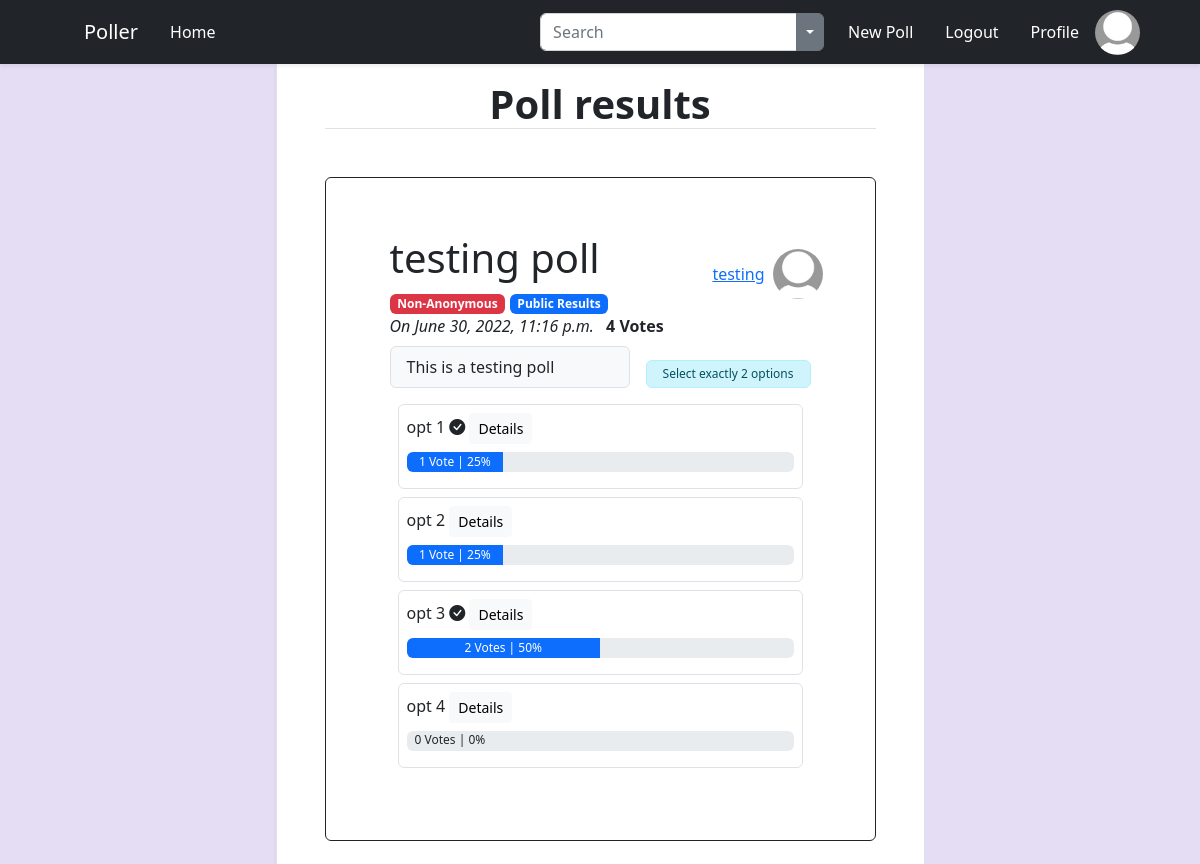
The page /polls/38/results/ (signed in) on the database its author committed.
### users/models.py (models this page shows, shortened)
class Profile(models.Model):
    user = models.OneToOneField(User,on_delete=models.CASCADE)
    image = models.ImageField(default='default_pfp.jpeg', upload_to='profile_pics')

### polls/models.py (models this page shows, shortened)
class Poll(models.Model):
    title = models.CharField(max_length=100)
    description = models.TextField(blank=True)
    date_posted = models.DateTimeField(default=timezone.now)
    author = models.ForeignKey(User, on_delete=models.CASCADE)
    users_voted = models.ManyToManyField(User,related_name='usersvoted',default=returnNone)
    total_votes = models.IntegerField(default=0)
    no_of_options_to_be_selected = models.PositiveIntegerField(default=1)
    anonymous_poll = models.BooleanField(default=True)
    public_results = models.BooleanField(default=True)

class Choice(models.Model):
    parent_poll = models.ForeignKey(Poll, on_delete=models.CASCADE)
    choice_text = models.CharField(max_length=100,)
    vote_count = models.IntegerField(default=0)
    voted_by = models.ManyToManyField(User,default=returnNone)

### polls/views.py (the view, shortened to what this page needs)
# urls.py: path('polls/<int:poll_id>/results/',views.results,name='results'),
def results(request, poll_id):
    poll = get_object_or_404(Poll,pk=poll_id)
    perc_choice_pairs = [(round((choice.vote_count / poll.total_votes) * 100),choice) for choice in poll.choice_set.all()]
    if request.user in poll.users_voted.all():
        if poll.public_results == True:
            context = {
                'poll':poll,
                'pairs':perc_choice_pairs,
            }
        return render(request,'polls/results.html',context)
    else:
        return redirect('polls:detail',poll_id=poll_id)

### polls/templates/polls/results.html (shortened to what this page needs)
{% extends "polls/base.html" %}
{% load crispy_forms_tags %}
{% block content %}
{% if poll %}
    <h1 class="border-bottom fw-semibold my-3 text-center">Poll results</h1>
    <div class="mt-5 p-5 mx-auto border border-dark rounded">
        <div class="row mt-2 ps-3">
            <div class="d-flex align-items-center">
                <div class="flex-grow-1">
                    <div class="">
                        <h1 class="d-inline-block">{{ poll.title }}</h1>
                        {% if poll.anonymous_poll %}
                        <span class="badge text-bg-success">Anonymous</span>
                        {% else %}
                        <span class="badge text-bg-danger">Non-Anonymous</span>
                        {% endif %}
                        {% if poll.public_results %}
                        <span class="badge text-bg-primary">Public Results</span>
                        {% else %}
                        <span class="badge text-bg-secondary">Private Results</span>
                        {% endif %}
                    </div>
                </div>
                <div class="mx-1">
                    <a href="{% url 'profile' poll.author.id %}">{{ poll.author }}</a>
                </div>
                <div class="mx-1 my-1">
                    <img src="{{ poll.author.profile.image.url }}" align="middle" class="rounded-circle pfp-sm">
                </div>
            </div>
        </div>
        <div class="ps-3">
            <span class="fw-light fst-italic">On {{ poll.date_posted }}</span>
            {% if poll.votes == 1 %}
            <span class="fw-semibold">1 Vote</span>
            {% else %}
            <span class="fw-semibold ms-2">{{ poll.total_votes }} Votes</span>
            {% endif %}
        </div>
        <div class="d-flex ps-3 my-2 align-items-end">
            {% if poll.description %}
            <div class="bg-light border rounded px-3 py-2 flex-grow-1">
                <div class="wrap d-inline-block">
                    {{ poll.description }}
                </div>
            </div>
            {% endif %}
            <div class="alert alert-info font-info py-1 mb-0 mx-3 d-inline-block flex-shrink-0">
                Select exactly {{ poll.no_of_options_to_be_selected }} options
            </div>
        </div>
        <div class="row px-4">
            <ul class="list-unstyled">
                {% for perc,choice in pairs %}
                    <div class="border rounded p-2 my-2">
                        <li class="">
                            {{ choice.choice_text }}
                            {% if user in choice.voted_by.all %}
                                <i class="bi bi-check-circle-fill"></i>
                            {% endif %}
                            {% if not poll.anonymous_poll %}
                            <button class="btn btn-light btn-sm" type="button" data-bs-toggle="collapse"
                                data-bs-target="#collapse-{{ choice.id }}" aria-expanded="false"
                                aria-controls="collapse-{{ choice.id }}">
                                Details
                            </button>
                            {% endif %}
                        </li>
                        <div class="progress my-2" style="height: 20px;">
                            {% if perc == 0 %}
                            <div class="ms-2">
                                0 Votes | {{ perc }}%
                            </div>
                            {% else %}
                            <div class="progress-bar" role="progressbar" style="width: {{ perc }}%;" aria-valuenow="{{ perc }}"
                                aria-valuemin="0" aria-valuemax="100">
                                {% if choice.vote_count == 1 %}
                                {{ choice.vote_count }} Vote | {{ perc }}%
                                {% else %}
                                {{ choice.vote_count }} Votes | {{ perc }}%
                                {% endif %}
                            </div>
                            {% endif %}
                        </div>
                    </div>
                {% endfor %}
            </ul>
        </div>
    </div>
{% else %}
<h1 class="fw-semibold text-center mt-5">Thank you for voting!</h1>
<p class="text-center text-muted">This poll's results are private, only the poll author can see them.</p>
{% endif %}
{% endblock content %}

### polls/templates/polls/base.html (shortened to what this page needs)
{% load static %}
<!DOCTYPE html>
<html lang="en">
<head>
    <link rel="stylesheet" href="https://cdn.jsdelivr.net/npm/bootstrap-icons@1.8.3/font/bootstrap-icons.css">
    <link rel="stylesheet" type="text/css" href="{% static 'polls/styles.css' %}">
    <link href="https://cdn.jsdelivr.net/npm/bootstrap@5.2.0-beta1/dist/css/bootstrap.min.css" rel="stylesheet">
</head>
<body>
    <nav class="navbar navbar-expand-xl navbar-dark bg-dark sticky-top px-5 shadow-sm" style="min-height: 8%;">
        <div class="container-fluid">
          <a class="navbar-brand mx-4" href="{% url 'polls:home' %}">Poller</a>
          <div class="collapse navbar-collapse" id="navbarSupportedContent">
            <ul class="navbar-nav me-auto mb-2 mb-lg-0">
              <li class="nav-item me-3">
                <a class="nav-link active" aria-current="page" href="{% url 'polls:home' %}">Home</a>
              </li>
            </ul>
            <form action="{% url 'polls:search' %}" method="get">
              <div class="btn-group">
                <input type="text" name="search" id="id_search" placeholder="Search" class="form-control" style="border-top-right-radius: 0; border-bottom-right-radius: 0;">
                <button type="button" class="btn-secondary btn dropdown-toggle dropdown-toggle-split" data-bs-toggle="dropdown" aria-expanded="false">
                </button>
              </div>
            </form>
            <ul class="navbar-nav ms-2 mb-2 mb-lg-0 align-items-center">
              {% if request.user.is_authenticated %}
              <li class="nav-item mx-2">
                <a class="nav-link active" aria-current="page" href="{% url 'polls:create' %}">New Poll</a>
              </li>
              <li class="nav-item mx-2">
                <a class="nav-link active" aria-current="page" href="{% url 'logout' %}">Logout</a>
              </li>
              <li class="nav-item mx-2">
                <a class="nav-link active" aria-current="page" href="{% url 'profile' user.id %}">Profile</a>
              </li>
              <li class="nav-item">
                <div class="d-flex align-items-center justify-content-center">
                  <img src="{{ user.profile.image.url }}" align="middle" class="rounded-circle pfp-lil">
                </div>
              </li>
              {% endif %}
            </ul>
          </div>
        </div>
    </nav>
    <div class="main-flex">
      <div class="flex-left">
      </div>
      <div class="flex-center px-5 border-start border-end shadow-sm" >
        {% block content %}
        {% endblock content %}
      </div>
      <div class="flex-right">
      </div>
    </div>
</body>
</html>

### polls/static/polls/styles.css (style rules this page uses)
html,body { height: 100%; margin: 0; }
.pfp-sm { width: 50px; height: 50px; }
.pfp-lil { width: 45px; height: 45px; }
.wrap { word-wrap: break-word; word-break: break-all; }
.font-info { font-size: 0.75em; }
.main-flex { display: flex; flex-direction: row; min-height: 100%; align-items: stretch; }
.flex-left { flex: 1; min-height: 100%; background-color: #e4ddf4; }
.flex-center { flex: 2; min-height: 100%; }
.flex-right { flex: 1; min-height: 100%; background-color: #e4ddf4; }

### rows shown on the page
Poll: title "testing poll", author "testing", author.profile.image (placeholder picture), date_posted "June 30, 2022, 11:16 p.m.", total_votes "4", description "This is a testing poll", no_of_options_to_be_selected "2"
Choice: choice_text "opt 1", vote_count "1", perc "25"
Choice: choice_text "opt 2", vote_count "1", perc "25"
Choice: choice_text "opt 3", vote_count "2", perc "50"
Choice: choice_text "opt 4", vote_count "0"
